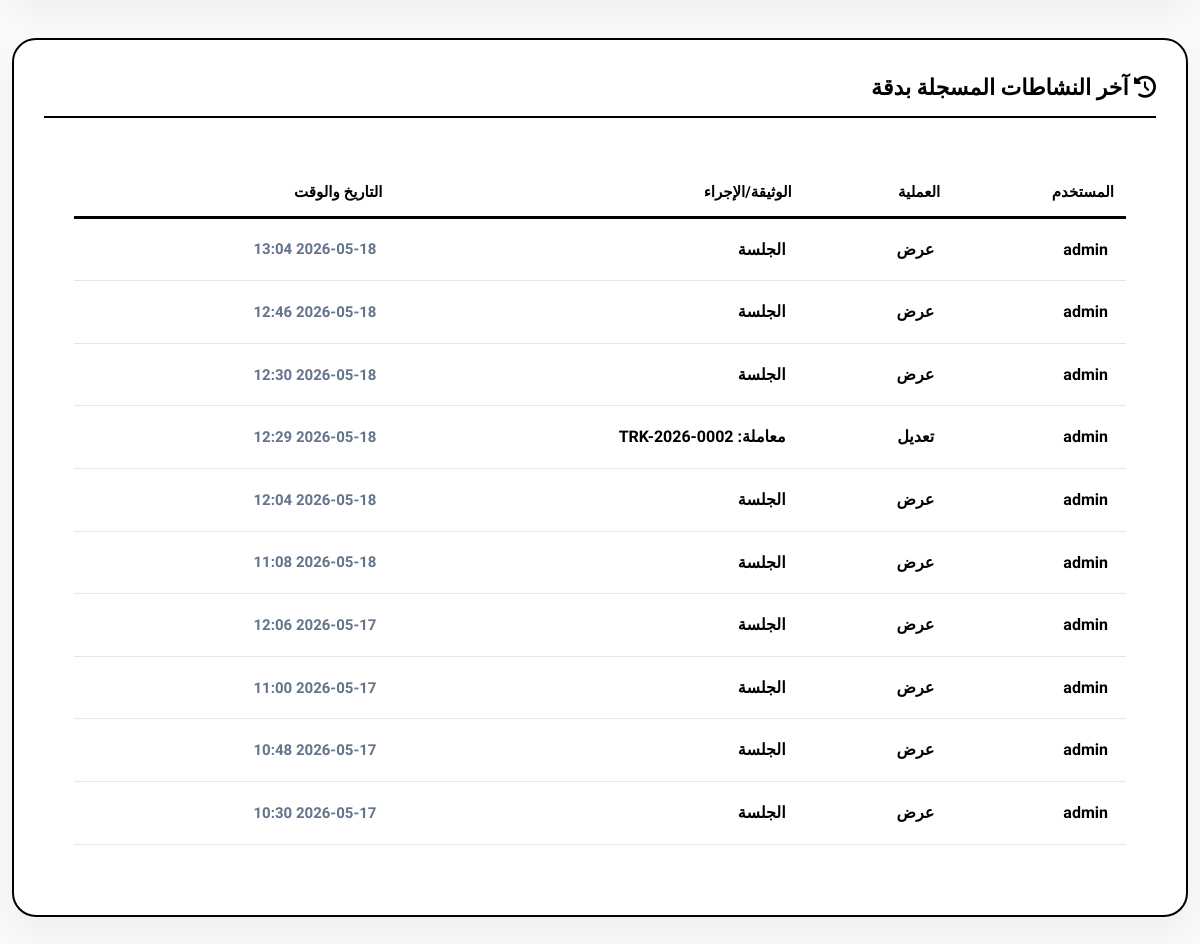
Page /reports/ (signed in, lower part) on the earlier database version.
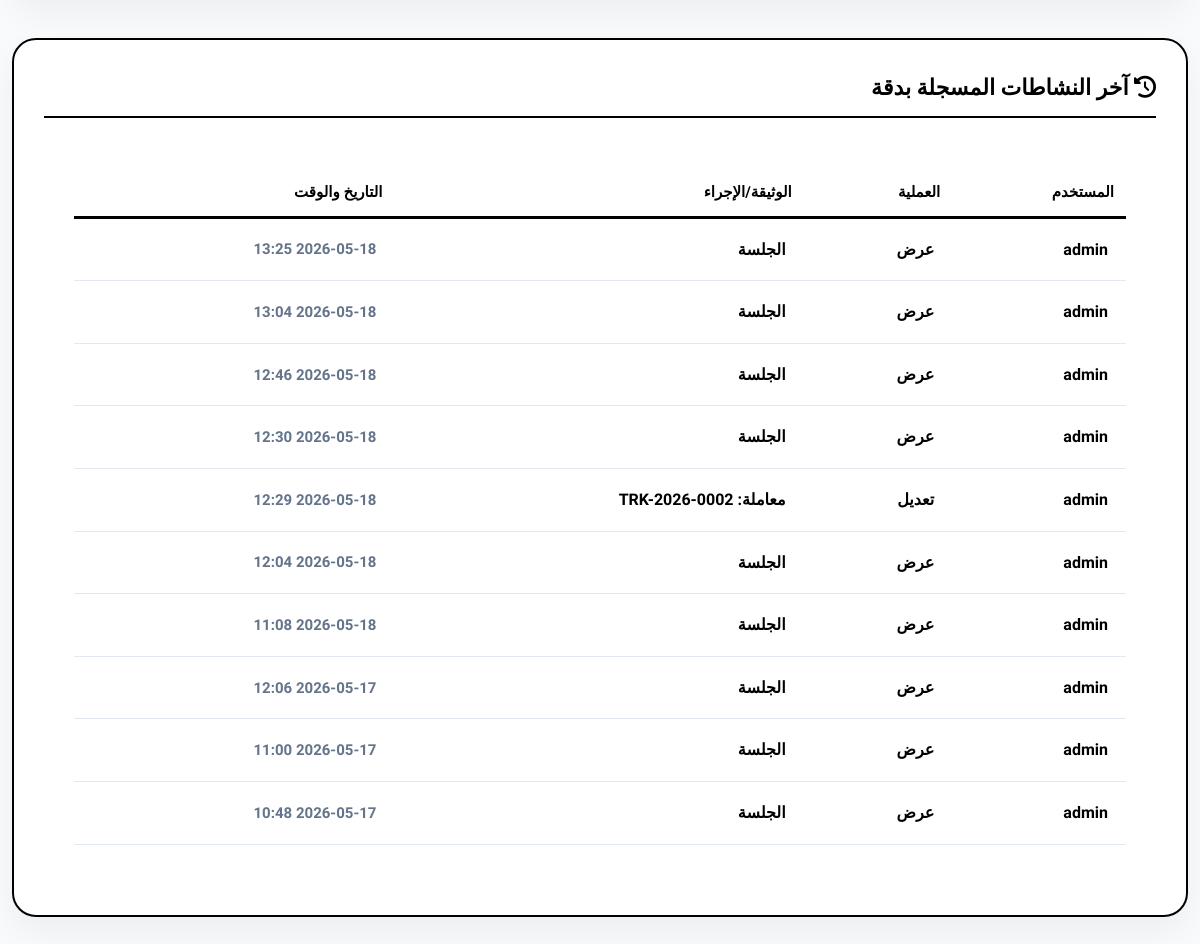
Same page on the later database version.
### eams/models.py (models this page shows, shortened)
class AuditLog(models.Model):
    ACTION_CHOICES = (
        ('upload', 'رفع'),
        ('edit', 'تعديل'),
        ('delete', 'حذف'),
        ('view', 'عرض'),
    )
    user = models.ForeignKey(User, on_delete=models.SET_NULL, null=True, verbose_name="المستخدم")
    action = models.CharField(max_length=20, choices=ACTION_CHOICES, verbose_name="العملية")
    document_title = models.CharField(max_length=255, verbose_name="عنوان الوثيقة")
    timestamp = models.DateTimeField(auto_now_add=True, verbose_name="الوقت")
    details = models.TextField(blank=True, null=True, verbose_name="التفاصيل")

### eams/views.py (the view)
# urls.py: path('reports/', views.reports_view, name='reports'),
@login_required
def reports_view(request):
    if not request.user.profile.access_reports:
        messages.error(request, "ليس لديك صلاحية لعرض التقارير")
        return redirect('dashboard')
    category_id = request.GET.get('category')
    doc_type = request.GET.get('doc_type')
    user_id = request.GET.get('user_id')
    start_date = request.GET.get('start_date')
    end_date = request.GET.get('end_date')
    search_q = request.GET.get('q')
    report_type = request.GET.get('report_type', 'all')
    docs = Document.objects.all()
    if category_id: docs = docs.filter(category_id=category_id)
    if doc_type: docs = docs.filter(doc_type=doc_type)
    if user_id: docs = docs.filter(uploaded_by_id=user_id)
    if search_q:
        docs = docs.filter(Q(title__icontains=search_q) | Q(reference_number__icontains=search_q))
    if start_date: docs = docs.filter(uploaded_at__date__gte=start_date)
    if end_date: docs = docs.filter(uploaded_at__date__lte=end_date)
    transactions = Transaction.objects.all()
    if user_id: transactions = transactions.filter(created_by_id=user_id)
    if search_q: transactions = transactions.filter(Q(title__icontains=search_q) | Q(tracking_number__icontains=search_q))
    if start_date: transactions = transactions.filter(created_at__date__gte=start_date)
    if end_date: transactions = transactions.filter(created_at__date__lte=end_date)
    if report_type == 'archive':
        transactions = Transaction.objects.none()
    elif report_type == 'transaction':
        docs = Document.objects.none()
    context = {
        'documents': docs.order_by('-uploaded_at'),
        'total_docs': docs.count(),
        'incoming': docs.filter(doc_type='incoming').count(),
        'outgoing': docs.filter(doc_type='outgoing').count(),
        'internal': docs.filter(doc_type='internal').count(),
        'total_transactions': transactions.count(),
        'transactions_completed': transactions.filter(current_status='completed').count(),
        'transactions_in_progress': transactions.filter(current_status__in=['under_review', 'in_progress', 'received', 'sent']).count(),
        'transactions_recent': transactions.order_by('-created_at')[:10],
        'completion_rate': (transactions.filter(current_status='completed').count() / transactions.count() * 100) if transactions.count() > 0 else 0,
        'status_counts': {
            'received': transactions.filter(current_status='received').count(),
            'under_review': transactions.filter(current_status='under_review').count(),
            'sent': transactions.filter(current_status='sent').count(),
            'received_from_other': transactions.filter(current_status='received_from_other').count(),
            'in_progress': transactions.filter(current_status='in_progress').count(),
            'completed': transactions.filter(current_status='completed').count(),
        },
        'categories': Category.objects.all(),
        'categories_stats': Category.objects.annotate(count=Count('documents', filter=Q(documents__in=docs))).order_by('-count'),
        'users_stats': User.objects.annotate(doc_count=Count('uploaded_documents', filter=Q(uploaded_documents__in=docs))).order_by('-doc_count')[:10],
        'doc_types': Document.TYPE_CHOICES,
        'all_users': User.objects.all(),
        'selected_category': category_id,
        'selected_type': doc_type,
        'selected_user': user_id,
        'start_date': start_date,
        'end_date': end_date,
        'q': search_q,
        'report_type': report_type,
        'recent_logs': AuditLog.objects.order_by('-timestamp')[:10]
    }
    return render(request, 'eams/reports.html', context)

### templates/eams/reports.html (shortened to what this page needs)
{% extends 'base.html' %}
{% block content %}
<div class="fade-in">
    <div class="report-card">
        <h3 style="font-size: 20px; font-weight: 900; margin-bottom: 20px; color: #000; border-bottom: 2px solid #000; padding-bottom: 10px;">
            <i class="fas fa-history"></i> آخر النشاطات المسجلة بدقة
        </h3>
        <div class="data-container table-responsive" style="border: none; box-shadow: none;">
            <table style="width: 100%; border-collapse: collapse; min-width: 700px;">
                <thead>
                    <tr style="text-align: right; border-bottom: 3px solid #000;">
                        <th style="padding: 12px; font-size: 15px;">المستخدم</th>
                        <th style="padding: 12px; font-size: 15px;">العملية</th>
                        <th style="padding: 12px; font-size: 15px;">الوثيقة/الإجراء</th>
                        <th style="padding: 12px; font-size: 15px;">التاريخ والوقت</th>
                    </tr>
                </thead>
                <tbody>
                    {% for log in recent_logs %}
                    <tr style="border-bottom: 1px solid #e2e8f0;">
                        <td style="padding: 18px; font-weight: 900; color: #000; font-size: 16px;">{{ log.user.username }}</td>
                        <td style="padding: 18px; font-weight: 800; font-size: 16px;">{{ log.get_action_display }}</td>
                        <td style="padding: 18px; font-weight: 700; font-size: 16px;">{{ log.document_title }}</td>
                        <td style="padding: 18px; color: #64748b; font-size: 15px; font-weight: 700;">{{ log.timestamp|date:"Y-m-d H:i" }}</td>
                    </tr>
                    {% endfor %}
                </tbody>
            </table>
        </div>
    </div>
</div>
{% endblock %}

### templates/base.html (shortened to what this page needs)
{% load static %}
<!DOCTYPE html>
<html lang="ar" dir="rtl">
<head>
    <link rel="stylesheet" href="https://cdnjs.cloudflare.com/ajax/libs/font-awesome/6.4.0/css/all.min.css">
    <link rel="stylesheet" href="https://unpkg.com/nprogress@0.2.0/nprogress.css">
    <link rel="stylesheet" href="{% static 'css/style.css' %}?v=11">
</head>
<body class="js-loading">
    <div class="main-content" id="main-content">
        {% block content %}{% endblock %}
    </div>
</body>
</html>

### static/css/style.css (style rules this page uses)
:root { --primary-color: #0f172a; --accent-color: #3b82f6; --accent-glow: rgba(59, 130, 246, 0.4); --bg-color: #f8fafc; --card-bg: #ffffff; --text-main: #000000; --text-body: #000000; --text-muted: #000000; --border-color: #e2e8f0; --success: #10b981; --warning: #f59e0b; --danger: #ef4444; }
* { margin: 0; padding: 0; box-sizing: border-box; }
body { font-family: 'Tajawal', sans-serif; background-color: var(--bg-color); color: #000000 !important; font-weight: 900 !important; line-height: 1.6; direction: rtl; min-height: 100vh; }
body { color: #000000; font-weight: 900 !important; }
h1, h2, h3, h4, h5, h6, .nav-link { font-weight: 900 !important; }
.main-content { padding-top: 155px; padding-bottom: 40px; width: 98%; margin: 0 auto; }
h3 { font-size: 22px !important; }
.data-container table td { font-size: 16px; font-weight: 700; }
.data-container table th { font-size: 15px; font-weight: 900; }
.data-container, .stat-card, .report-card { background: white; border-radius: 32px; padding: 45px; box-shadow: 0 20px 50px rgba(0, 0, 0, 0.08); border: 3px solid #000000; width: 100%; max-width: 100% !important; box-sizing: border-box; margin-bottom: 40px; transition: all 0.3s ease; }
.data-container { background: #ffffff; border-radius: 24px; padding: 30px; border: 1px solid var(--border-color); box-shadow: 0 10px 30px rgba(0, 0, 0, 0.02); }
.table-responsive { display: block; width: 100%; overflow-x: auto; -webkit-overflow-scrolling: touch; border-radius: 15px; border: 2px solid #000; background: #fff; margin-bottom: 10px; }
.main-content { opacity: 1; transform: translateY(0) scale(1); transition: opacity 0.5s cubic-bezier(0.4, 0, 0.2, 1), transform 0.5s cubic-bezier(0.4, 0, 0.2, 1); will-change: opacity, transform; }
.fade-in-active { animation: contentFadeIn 0.5s cubic-bezier(0.4, 0, 0.2, 1) forwards; }

### templates/base.html (style rules this page uses)
body { font-family: 'Tajawal', sans-serif; }

### templates/eams/reports.html (style rules this page uses)
.report-card { background: white; padding: 30px; border-radius: 24px; box-shadow: 0 15px 35px rgba(0,0,0,0.05); border: 2px solid #000000; height: 100%; }

Differences in the rows shown:
no longer on this page (row unchanged): AuditLog: user.username "admin", action "عرض", document_title "الجلسة", timestamp "2026-05-17 10:30"
added AuditLog: user.username "admin", action "عرض", document_title "الجلسة", timestamp "2026-05-18 13:25"
